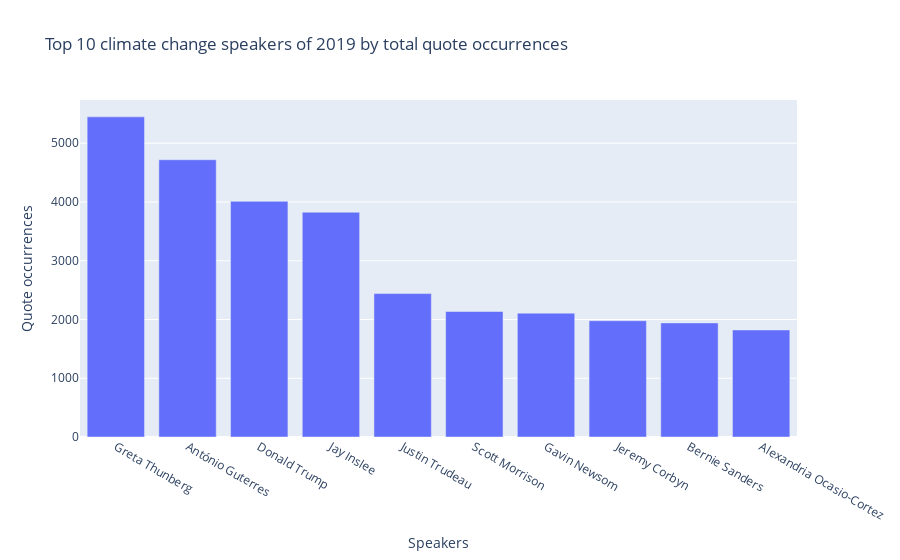

Notebook code cell kept with this figure:
### Code cell
fig = px.bar(top_speakers2019, x="speaker", y="numOccurrences", labels={'numOccurrences': "Quote occurrences", 'speaker':"Speakers"}, title="Top 10 climate change speakers of 2019 by total quote occurrences")
fig.show()
fig.write_html('plots/top_speakers.html', include_plotlyjs='cdn')

### Figure 1 — Plotly figure (JSON) as saved in the notebook; plotly's stock layout.template omitted (floating-point values rounded to 4 significant figures)
{"data": [{"alignmentgroup": "True", "hovertemplate": "Speakers=%{x}<br>Quote occurrences=%{y}<extra></extra>", "legendgroup": "", "marker": {"color": "#636efa", "pattern": {"shape": ""}}, "name": "", "offsetgroup": "", "orientation": "v", "showlegend": false, "textposition": "auto", "type": "bar", "x": ["Greta Thunberg", "António Guterres", "Donald Trump", "Jay Inslee", "Justin Trudeau", "Scott Morrison", "Gavin Newsom", "Jeremy Corbyn", "Bernie Sanders", "Alexandria Ocasio-Cortez"], "xaxis": "x", "y": [5449, 4719, 4011, 3826, 2441, 2136, 2108, 1979, 1942, 1822], "yaxis": "y"}], "layout": {"autosize": true, "barmode": "relative", "legend": {"tracegroupgap": 0}, "title": {"text": "Top 10 climate change speakers of 2019 by total quote occurrences"}, "xaxis": {"anchor": "y", "autorange": true, "domain": [0, 1], "range": [-0.5, 9.5], "title": {"text": "Speakers"}, "type": "category"}, "yaxis": {"anchor": "x", "autorange": true, "domain": [0, 1], "range": [0, 5736.0], "title": {"text": "Quote occurrences"}, "type": "linear"}}}
